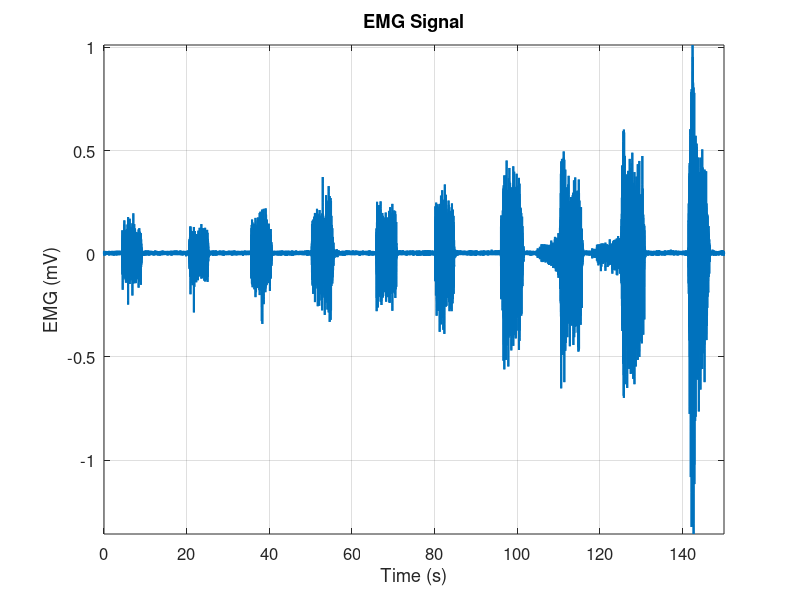
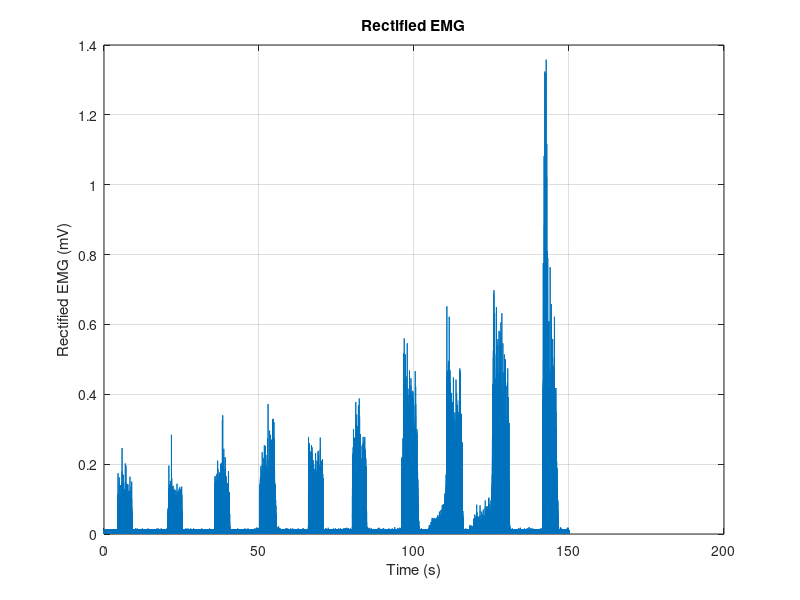
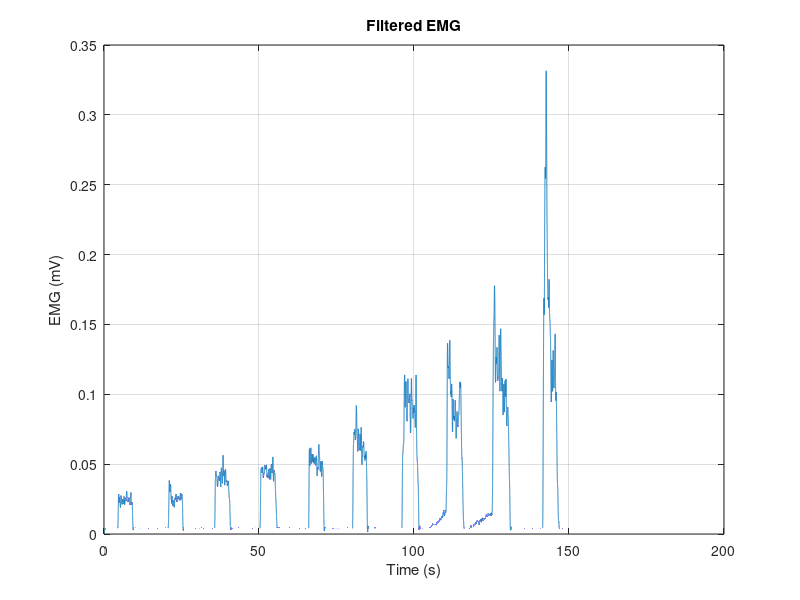
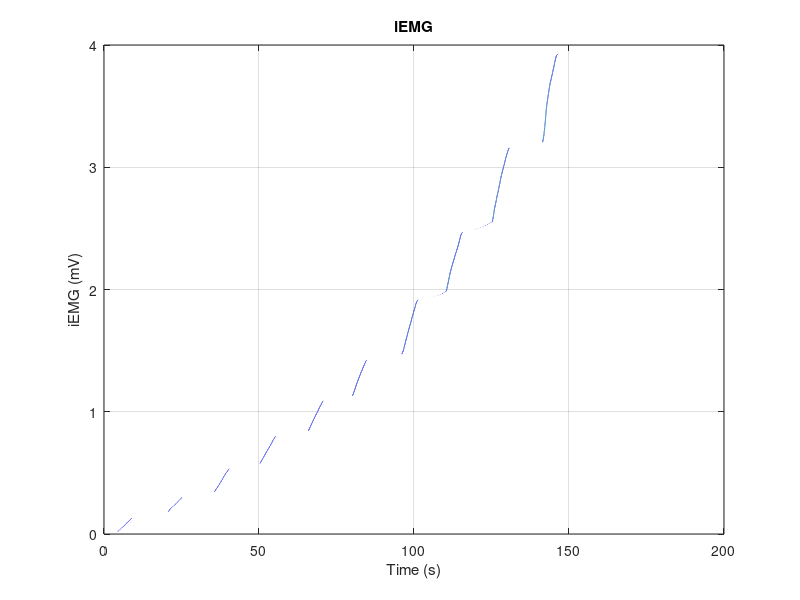

Write MATLAB code to recreate these figures, in order. (Note: this script raises an error after producing the figures.)
%%%%%%%%%%%%%%%%%%%%%%%%%%%%%%%%%%%%%%%%%%%%%%%%%%%%%%%%%%%%%%%%%%%%%%%%%%%
% BME705: Rehabilitation Engineering
% Lab 1: Applications of FES and EMG in Rehabilitation
%
% Created by: Devon Santillo, 2020
%%%%%%%%%%%%%%%%%%%%%%%%%%%%%%%%%%%%%%%%%%%%%%%%%%%%%%%%%%%%%%%%%%%%%%%%%%%
% Names: Tanvir Hassan, Ilina Petrova
 
% Student IDs: 501104056, PLEASE ENTER YOUR ID

close all
clear all

%% Initializations
% Load all relevent files and, if necessary, save the components of them
% into variables

tData = load("TA_data1.mat"); % loading the TA-1 dataset tht was assigned, and load it into the tData variable
fData = load("FESfatigue_data10.mat");
stimulation_data = load("FStim_data.mat");

%the three sampling frequencies for each data given in the lab manual
fs = 2000; 
fs_fatigue = 1000;
fs_simulation = 100;

%% Part 1: Introduction to EMG analysis
% separate EMG and force data using the dot operator
EMG = (tData.increase_ta_emg);
Force = (tData.increase_ta_force);

% Define time as a linear vector

t = (0:length(EMG)-1) / fs;

% Processing:

G = 500; % Gain applied during aquisition

EMG= (EMG/G)*1000; % convert to mV and get rid of the gain

%1)original graphs

figure;
plot(t, EMG, 'LineWidth', 1.5, 'Color', [0 0.4470 0.7410]); % Improved line width and color
title('EMG Signal', 'FontSize', 14, 'FontWeight', 'bold'); % Enhanced title
xlabel('Time (s)', 'FontSize', 12); % Increased font size for x-axis label
ylabel('EMG (mV)', 'FontSize', 12); % Increased font size for y-axis label
grid on; % Ensure grid is on
xlim([0 max(t)]); % Set x-axis limits
ylim([min(EMG) max(EMG)]); % Set y-axis limits based on EMG data
set(gca, 'FontSize', 12); % Set font size for axes

% 2) normalizations

%3) rectification; 

EMG_rectified = abs(EMG);
figure;
plot(t, EMG_rectified);
title('Rectified EMG');
xlabel('Time (s)');
ylabel('Rectified EMG (mV)');
grid;

%4) Filtered EMG signal
fc = 2.5; % corner frequency
%establishing the transfer function of a 4th order butterworth filter

[b, a] = butter(4, fc/(fs/2));
EMG_filtered = filter(b, a, EMG_rectified);

figure;
plot(t, EMG_filtered);
title('Filtered EMG')
xlabel('Time (s)');
ylabel('EMG (mV)');
grid;

%5) calculating iEMG
iEMG = cumtrapz(t, EMG_rectified);

figure;
plot(t, iEMG);
title('iEMG')
xlabel('Time (s)');
ylabel('iEMG (mV)');
grid;

%6) Dividing signal into individual contractions

EMGr = reshape(EMG_filtered, [30000, 10]);
Forcer = reshape(Force, [30000, 10]);
tr = reshape(t, [30000, 10]);

RMS = zeros(10, 1);
average_force = zeros(10, 1);
contraction_indices = zeros(10, 2);

for i = 1:10
    limit = 0.2*max(Forcer(:, i));  % Define limit for force
    contractions = find(Forcer(:, i) > limit);  % Find contractions based on force signal

    contraction_indices(i, 1) = contractions(1);
    contraction_indices(i, 2) = contractions(end);
    RMS(i) = rms(EMGr(contraction_indices(i, 1):contraction_indices(i, 2), i));
    average_force(i) = mean(Forcer(contraction_indices(i, 1):contraction_indices(i, 2), i));
    
    % Plot the EMG signal and force for the current segment
    figure;
    
    % Plot EMG signal
    subplot(2, 1, 1);
    plot(tr(:, i), EMGr(:, i), 'b'); % Plot the entire EMG signal in blue
    hold on;
    plot(tr(contraction_indices(i, 1):contraction_indices(i, 2), i), ...
        EMGr(contraction_indices(i, 1):contraction_indices(i, 2), i), 'r', 'LineWidth', 1.5); % Plot the contraction region in red
    yline(RMS(i), '--g', 'LineWidth', 1.5); % Add a horizontal line to indicate the RMS value
    xlabel('Time (s)');
    ylabel('EMG Signal');
    title(['Segment ', num2str(i), ' - EMG Signal with Contraction and RMS Value']);
    legend('EMG Signal', 'Contraction Region', 'RMS Value');
    grid on;
    hold off;

    % Plot force signal
    subplot(2, 1, 2);
    plot(tr(:, i), Forcer(:, i), 'b'); % Plot the entire force signal in blue
    hold on;
    plot(tr(contraction_indices(i, 1):contraction_indices(i, 2), i), ...
        Forcer(contraction_indices(i, 1):contraction_indices(i, 2), i), 'r', 'LineWidth', 1.5); % Plot the contraction region in red
    yline(average_force(i), '--g', 'LineWidth', 1.5); % Add a horizontal line to indicate the average force
    xlabel('Time (s)');
    ylabel('Force');
    title(['Segment ', num2str(i), ' - Force Signal with Contraction and Average Force']);
    legend('Force Signal', 'Contraction Region', 'Average Force');
    grid on;
    hold off;
end

figure;
scatter(average_force, RMS, 'filled');
xlabel('Average Force (N)');
ylabel('RMS of EMG Signal');
title('Relationship between Average Force and RMS of EMG Signal');
grid on;

%% Part 2: Effects of stimulation frequency on muscle fatigue

% Find the shortest length for 30Hz data
min_length_30 = min([length(fData.force30_1), length(fData.force30_2), length(fData.force30_3)]);

% Trim all 30Hz trials to the shortest length
force30_1_trimmed = fData.force30_1(1:min_length_30);
force30_2_trimmed = fData.force30_2(1:min_length_30);
force30_3_trimmed = fData.force30_3(1:min_length_30);

tf30 = (0 : min_length_30 - 1) / fs_fatigue;

% Calculate the average and standard deviation for 30Hz trials
avg_force30 = (force30_1_trimmed + force30_2_trimmed + force30_3_trimmed) / 3;

% Plot the 30Hz data
figure;
plot(tf30, force30_1_trimmed, 'b', 'DisplayName', 'Trial 1');
hold on;
plot(tf30, force30_2_trimmed, 'r', 'DisplayName', 'Trial 2');
plot(tf30, force30_3_trimmed, 'g', 'DisplayName', 'Trial 3');
plot(tf30, avg_force30, 'k', 'LineWidth', 1.5, 'DisplayName', 'Average Force');
hold off;

xlabel('Time (s)');
ylabel('Force (N)');
title('30 Hz Stimulation Signals with Synchronized Average');
legend('show');
grid on;

% Repeat the same process for 60Hz data
min_length_60 = min([length(fData.force60_1), length(fData.force60_2), length(fData.force60_3)]);

% Trim all 60Hz trials to the shortest length
force60_1_trimmed = fData.force60_1(1:min_length_60);
force60_2_trimmed = fData.force60_2(1:min_length_60);
force60_3_trimmed = fData.force60_3(1:min_length_60);

% Create time vectors for the trimmed data
tf60 = (0 : min_length_60 - 1) / fs_fatigue;

% Calculate the average and standard deviation for 60Hz trials
avg_force60 = (force60_1_trimmed + force60_2_trimmed + force60_3_trimmed) / 3;

% Plot the 60Hz data
figure;
plot(tf60, force60_1_trimmed, 'b', 'DisplayName', 'Trial 1');
hold on;
plot(tf60, force60_2_trimmed, 'r', 'DisplayName', 'Trial 2');
plot(tf60, force60_3_trimmed, 'g', 'DisplayName', 'Trial 3');
plot(tf60, avg_force60, 'k', 'LineWidth', 1.5, 'DisplayName', 'Average Force');
hold off;

xlabel('Time (s)');
ylabel('Force (N)');
title('60 Hz Stimulation Signals with Synchronized Average');
legend('show');
grid on;

%% Part 3: Stimulation input - motor threshold investigation

% Define time of signal
t_stimulation_data = (0 : length(stimulation_data.force) - 1) / fs_simulation;

% Plot original force signal
figure;
plot(t_stimulation_data, stimulation_data.force, 'DisplayName', 'Data');

xlabel('Time (s)');
ylabel('Force (N)');
title('Raw Force Data');
legend('show');
grid on;

 
% Zero-mA Force: Subtract the dc-offset at 0mA stimulation
amount_of_points = 0;
offset_total = 0;
force_offset = stimulation_data.force;
i = 1;
start_i = 1;
while i ~= length(t_stimulation_data)
    if stimulation_data.stim_train(i) == 0
        amount_of_points = amount_of_points + 1;
        offset_total = offset_total + stimulation_data.force(i);
        i = i + 1;
    else
        offset = offset_total/amount_of_points;
        while stimulation_data.stim_train(i) ~= 0
            i = i + 1;
        end
        force_offset(start_i:i-1) = force_offset(start_i:i-1) - offset;
        amount_of_points = 0;
        offset_total = 0;
        start_i = i;
    end
end


% Plot the force and stimulation curves on the same chart. 
figure;
plot(t_stimulation_data, stimulation_data.stim_train, 'DisplayName', 'Stimulation (mA)');
hold on;
plot(t_stimulation_data, force_offset, 'DisplayName', 'Force (N)', 'LineWidth', 1.5);
hold off;
xlabel('Time (s)');
ylabel('Amplitude');
title('Force and Stimulation Curves');
legend('show');
grid on;

%% Part 3: Stimulation input - motor threshold investigation

% Define time of signal
t_stimulation_data = (0 : length(stimulation_data.force) - 1) / fs_simulation;

% Plot original force signal
figure;
plot(t_stimulation_data, stimulation_data.force, 'DisplayName', 'Data');

xlabel('Time (s)');
ylabel('Force (N)');
title('Raw Force Data');
legend('show');
grid on;

 
% Zero-mA Force: Subtract the dc-offset at 0mA stimulation
amount_of_points = 0;
offset_total = 0;
force_offset = stimulation_data.force;
i = 1;
while stimulation_data.stim_train(i) == 0
    amount_of_points = amount_of_points + 1;
    offset_total = offset_total + stimulation_data.force(i);
    i = i + 1;
end
offset = offset_total/amount_of_points;
force_offset = force_offset - offset;

% Plot the force and stimulation curves on the same chart. 
figure;
plot(t_stimulation_data, stimulation_data.stim_train, 'DisplayName', 'Stimulation (mA)');
hold on;
plot(t_stimulation_data, force_offset, 'DisplayName', 'Force (N)', 'LineWidth', 1.5);
hold off;
xlabel('Time (s)');
ylabel('Amplitude');
title('Force and Stimulation Curves');
legend('show');
grid on;